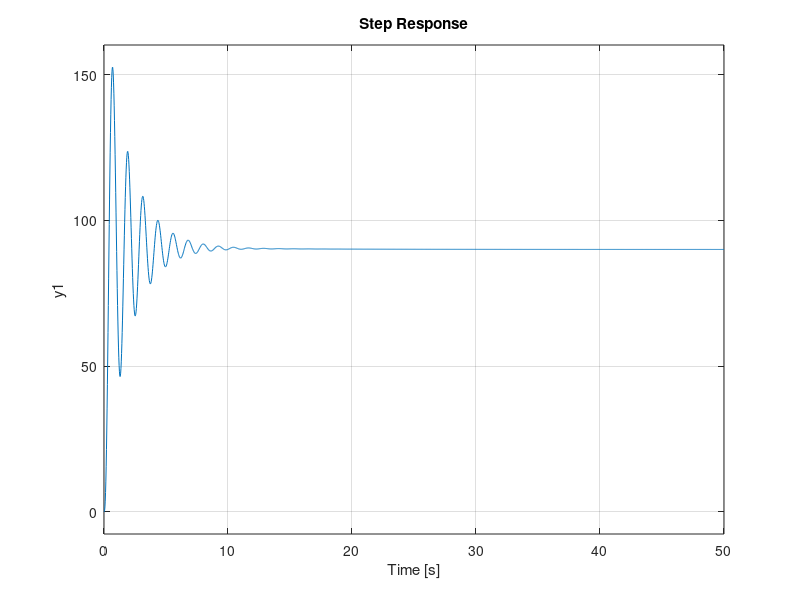

Reproduce this figure in MATLAB. (Note: this script raises an error after producing the figure.)
% Simulating and designning PI controller for system
% Gc2(s)Gp2(s) / (1 + Gc2(s)Gp2(s)) where Gc2(s) = PI Controller and
% Gp2(s) = 45.673 / s(s/4.45 + 1)(s/9.35 + 1)
s = tf("s");
Gp2 = 45.673 / (s * (s/4.45 + 1) * (s/9.35 + 1));
Gc2 = 0.181 + (0.022 / s); % from Ziegler-Nichols
Cltf = (Gc2 * Gp2) / (1 + Gc2 * Gp2);

% Test with step input
step(90 * Cltf);
stepinfo(90 * Cltf)